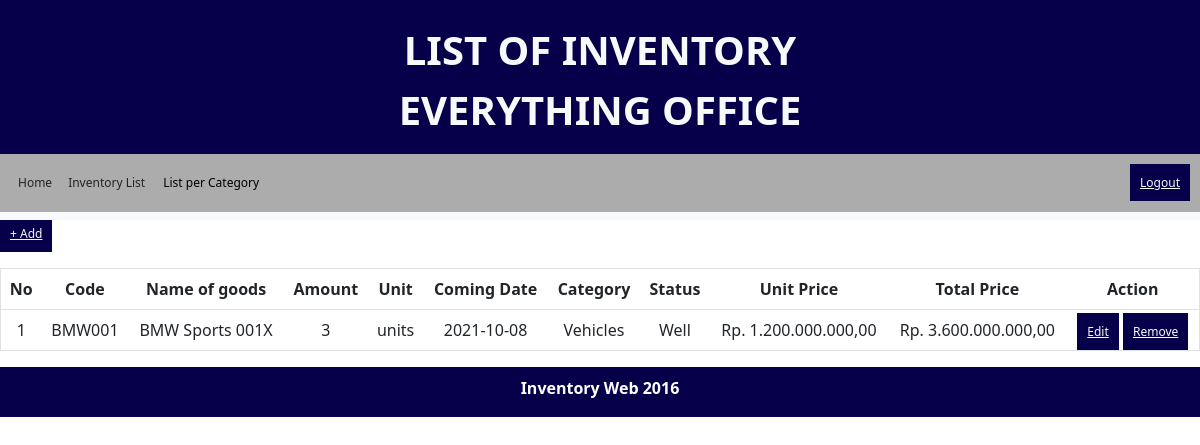
Screenshot of /inventariskendaraan.php with the database file from the repository.
### tables this page shows
CREATE TABLE `inventaris` (
  `item_id` varchar(10) NOT NULL,
  `item_name` varchar(30) DEFAULT NULL,
  `amount` int(11) DEFAULT NULL,
  `unit` varchar(15) DEFAULT NULL,
  `arrival_date` date DEFAULT NULL,
  `category` varchar(20) DEFAULT NULL,
  `item_status` varchar(20) DEFAULT NULL,
  `price` int(20) DEFAULT NULL
);

### functions.php (called while the page is built, shortened)
<?php
	$koneksi = mysqli_connect("localhost", "root", "", "responsi");
	function query($query) {
		global $koneksi;
		$result = mysqli_query($koneksi, $query);
		$rows = [];
		while( $row = mysqli_fetch_assoc($result) ) {
			$rows[] = $row;
		}
		return $rows;
	}
?>

### inventariskendaraan.php (the view, shortened to what this page needs)
<?php
require 'functions.php';
$inventaris = query("SELECT * FROM inventaris WHERE category='Vehicles'");
?>
<!DOCTYPE html>
<html lang="en">
<head>
    <link href="https://cdn.jsdelivr.net/npm/bootstrap@5.1.3/dist/css/bootstrap.min.css" rel="stylesheet">
	<link rel="stylesheet" href="https://stackpath.bootstrapcdn.com/font-awesome/4.7.0/css/font-awesome.min.css">
	<link rel="stylesheet" type="text/css" href="css/style.css">
</head>
<body>
<nav class="topnav navbar-dark bg-blue">
  <p class="judul text-light">
    LIST OF INVENTORY<br>
    EVERYTHING OFFICE
  </p>
</nav>
<nav class="navbar navbar-expand-lg navbar-light bg-light">
  <div class="collapse navbar-collapse nav-link" id="navbarNavDropdown">
    <ul class="navbar-nav">
      <li class="nav-item active">
        <a class="nav-link text-dark" href="home.php">Home</a>
      </li>
      <li class="nav-item">
        <a class="nav-link text-dark" href="inventaris.php">Inventory List</a>
      </li>
      <li class="dropdown">
        <button class="dropbtn">List per Category</button>
      </li>
    </ul>
    <ul class="navbar-nav ms-auto">
      <li class="nav-item">
        <a class="nav-blue text-light" href="logout.php">Logout</a>
      </li>
    </ul>
  </div>
</nav>
<div class="body">
    <ul class="navbar-nav ms-auto">
      <li class="nav-item">
        <a class="nav-blue text-light" href="tambah.php">+ Add</a><br><br>
      </li>
    </ul>
    <table class="table" border="1" cellpadding="10" cellspacing="0">
        <tr>
        <th>No</th>
            <th>Code</th>
            <th>Name of goods</th>
            <th>Amount</th>
            <th>Unit</th>
            <th>Coming Date</th>
            <th>Category</th>
            <th>Status</th>
            <th>Unit Price</th>
            <th>Total Price</th>
            <th>Action</th>
        </tr>
        <?php $i = 1; ?>
	    <?php foreach ($inventaris as $inv) : ?>
        <tr>
            <td><?= $i ?></td>
            <td><?= $inv["item_id"]; ?></td>
            <td><?= $inv["item_name"]; ?></td>
            <td><?= $inv["amount"]; ?></td>
			<td><?= $inv["unit"]; ?></td>
    		<td><?= $inv["arrival_date"]; ?></td>
	    	<td><?= $inv["category"]; ?></td>
		    <td><?= $inv["item_status"]; ?></td>
        <?php $num=$inv["price"]; ?>
            <?php $numformat = number_format($num,2,",","."); ?>
			      <td>Rp. <?php echo $numformat; ?></td>
            <td>Rp. <?php $total=$inv["price"]*$inv["amount"]; $totalFormat = number_format($total,2,",","."); echo $totalFormat; ?></td>
	  		<td>
		    	<a class="nav-blue text-light" href="edit.php?item_id=<?= $inv["item_id"]; ?>">Edit</a>
				<a class="nav-blue text-light" href="hapus.php?item_id=<?= $inv["item_id"]; ?>" onclick="return confirm('Are You Sure?');">Remove</a>
		    </td>
		</tr>
		<?php $i++; ?>
    	<?php endforeach; ?>
    </table>
</div>
<div class="footer bg-blue">
		<p>Inventory Web 2016</p>
	</div>
</body>
</html>

### css/style.css (style rules this page uses)
.nav-link { background-color: #acacac; padding: 10px; font-size: 12px; border: none; }
.collapse { margin-top: -10px; }
.nav-blue { background-color: #050049; padding: 10px; font-size: 12px; border: none; }
.dropbtn { background-color: #acacac; color: rgb(0, 0, 0); padding: 10px; font-size: 12px; border: none; }
.dropdown { position: relative; display: inline-block; }
.bg-blue { background-color: #050049 }
nav.topnav { text-align: center; font-size:40px; margin-bottom:-20px; padding: 20px; }
p.judul { font-weight: bold; }
div.footer { text-align: center; font-weight: bold; color: #fff; padding-top: 9px; padding-bottom: 1px; }
th { text-align: center; }
td { text-align: center; }

### rows the page displays
inventaris: item_id "BMW001", item_name "BMW Sports 001X", amount "3", unit "units", arrival_date "2021-10-08", category "Vehicles", item_status "Well", price "1.200.000.000,00", totalFormat "3.600.000.000,00"
